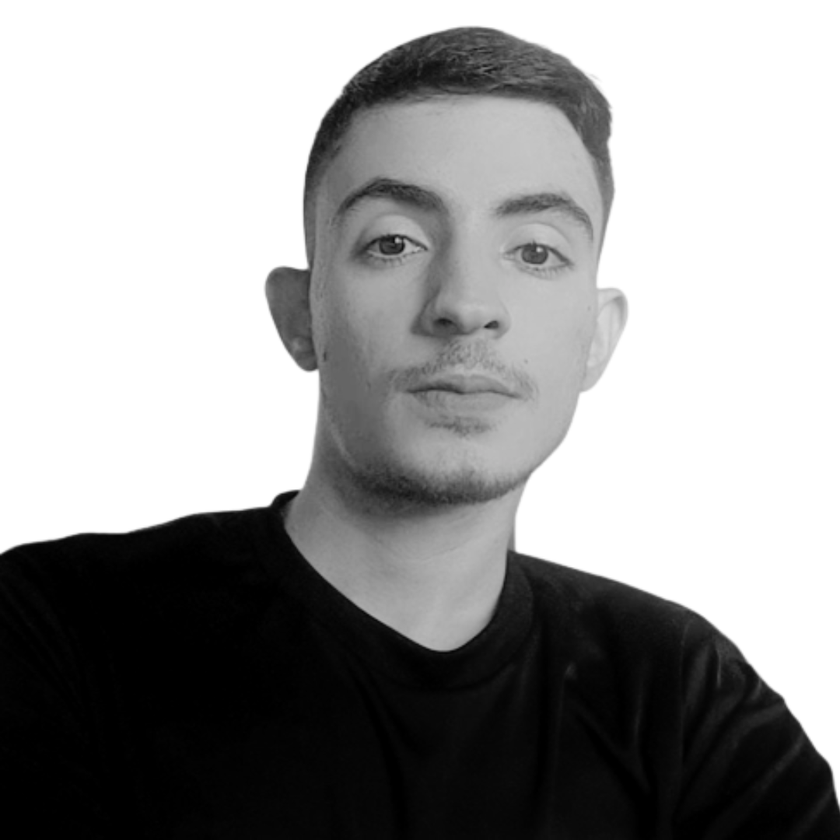
#> input picture Imagens/00_edilson.png, 840 x 840 px, shrunk from 1080 x 1080 before the run
$ jupyter execute 05_filtro_passa_alta_prewitt.ipynb
#> lines starting #> are read from the running program, lines starting #| are printed output that depends on the picture
#### FILTRO PASSA ALTA - PREWITT

[cell 1]
import numpy as np
import cv2

[cell 2]
# Função para aplicação do filtro passa alta prewitt
    # Recebe-se uma imagem
def filtro_passa_alta_prewitt(imagem):

    # largura = total de colunas da matriz de pixels da imagem
    # altura = total de linhas da matriz de pixels da imagem
    altura, largura = imagem.shape
#> altura = 840; largura = 840

    # imagem_filtrada = inicia como uma matriz de 0s do mesmo tamanho que a imagem original
    imagem_filtrada = np.zeros_like(imagem, dtype=np.float32)

    # Máscaras de Prewitt para detecção de bordas nas direções horizontal e vertical
    mascara_x = np.array([[-1, 0, 1],
                          [-1, 0, 1],
                          [-1, 0, 1]])

    mascara_y = np.array([[-1, -1, -1],
                          [0, 0, 0],
                          [1, 1, 1]])

    # Adicionando borda à imagem para evitar efeitos de borda
    imagem = np.pad(imagem, ((1, 1), (1, 1)), mode='constant')
#> imagem: shape (842, 842)

    # Convolução nas direções horizontal e vertical
    # Para cada região de vizinhança, a convolução é realizada separadamente nas direções horizontal e vertical.
    # A convolução em cada direção é realizada multiplicando elemento a elemento a região de vizinhança pela máscara correspondente e somando os resultados.
    # Para cada pixel, o código calcula a magnitude do gradiente combinando as derivadas parciais horizontal e vertical usando o teorema de Pitágoras
    # Isso resulta na magnitude do vetor gradiente para cada pixel, que representa a intensidade da borda naquela posição.
    for i in range(altura):
        for j in range(largura):
            regiao = imagem[i:i+3, j:j+3]
            gradiente_x = np.sum(regiao * mascara_x)
            gradiente_y = np.sum(regiao * mascara_y)
            magnitude = np.sqrt(gradiente_x**2 + gradiente_y**2)
            imagem_filtrada[i, j] = magnitude
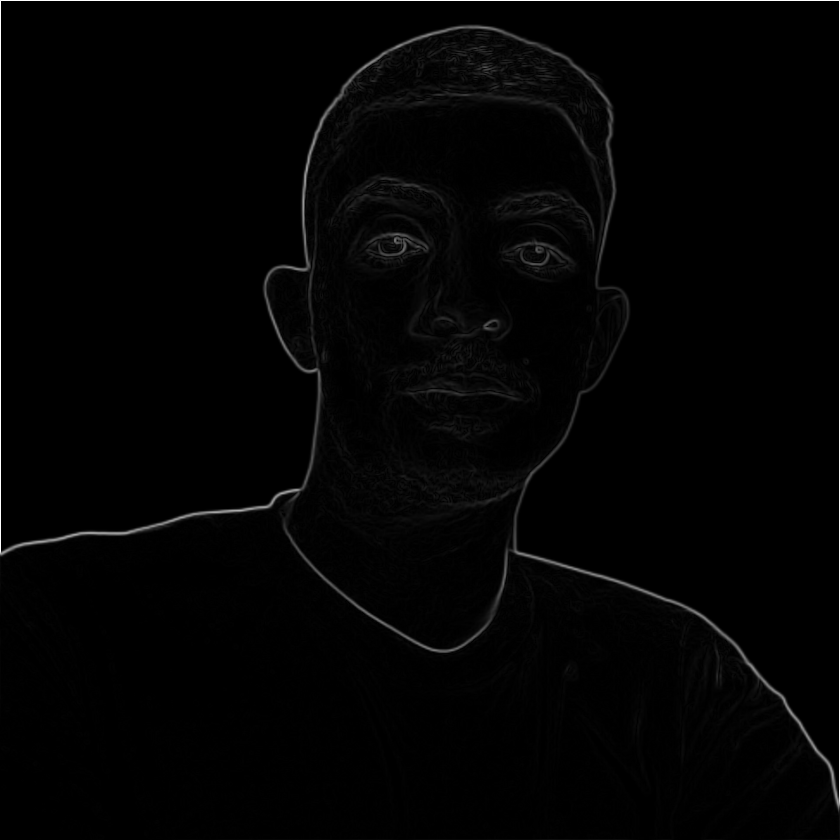
#> imagem_filtrada: shape (840, 840) float32; min 0, max 765, mean 10.9; drawn with min black and max white

    return imagem_filtrada.astype(np.uint8)
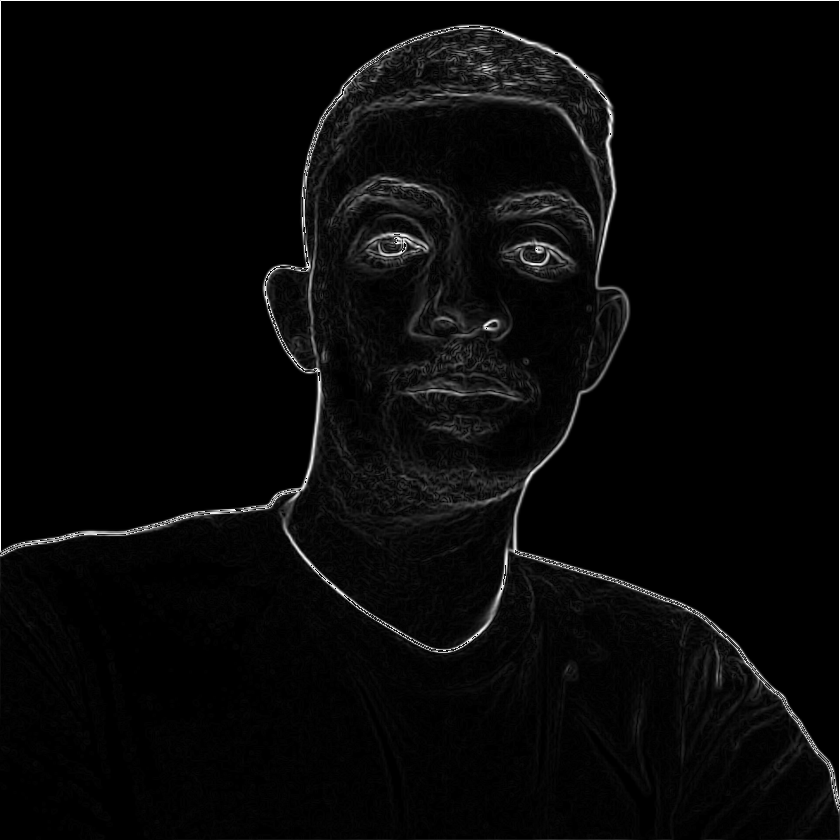
#> returned value: shape (840, 840); min 0, max 255, mean 8.1

[cell 3]
# Carregando a imagem
imagem = cv2.imread('Imagens/00_edilson.png', cv2.IMREAD_GRAYSCALE)

# Aplicando o filtro passa-alta prewitt
imagem_filtrada = filtro_passa_alta_prewitt(imagem)

# Salvando a imagem filtrada em um arquivo
cv2.imwrite('Imagens/05_edilson_prewitt_mascara_3x3.png', imagem_filtrada)

# Mostrando mensagem indicando que a imagem foi salva
print("Imagem filtrada salva na pasta Imagens. Por favor, verifique o arquivo.")

$ run again, with Imagens/01_edilson_media_mascara_15x15.png copied over Imagens/00_edilson.png
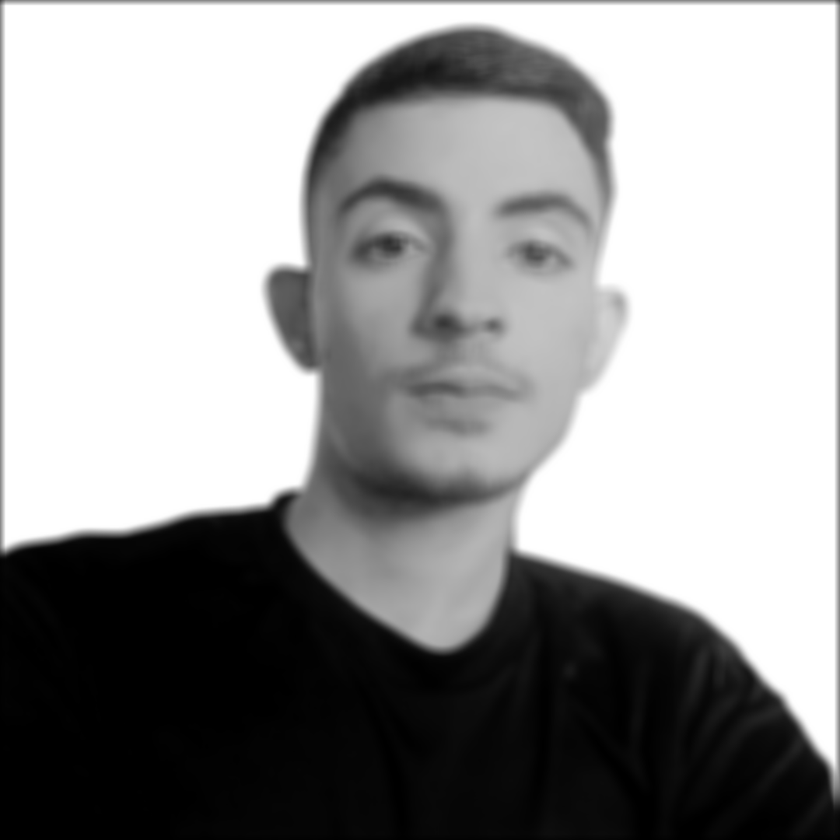
#> input picture Imagens/01_edilson_media_mascara_15x15.png, 840 x 840 px, shrunk from 1080 x 1080 before the run
#> imagem is the input picture: shape (840, 840); min 0, max 255, mean 153.2
#> imagem: shape (842, 842)
#> after the loop in filtro_passa_alta_prewitt, `for i in range(altura):`:
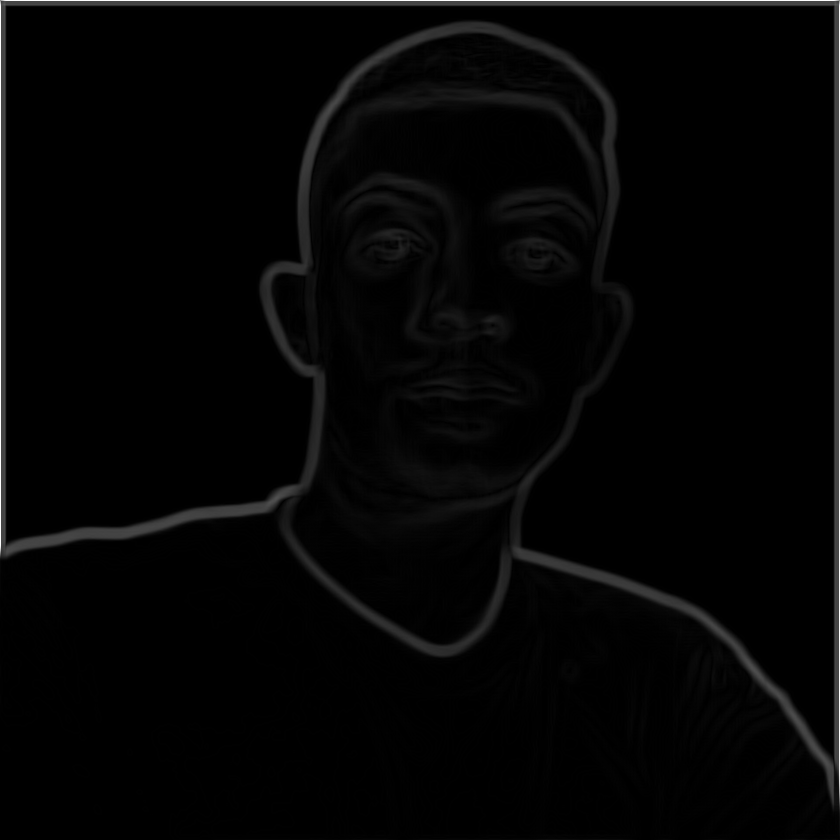
#> imagem_filtrada: shape (840, 840) float32; min 0, max 481, mean 9.5; drawn with min black and max white
#> in filtro_passa_alta_prewitt, `return imagem_filtrada.astype(np.uint8)`:
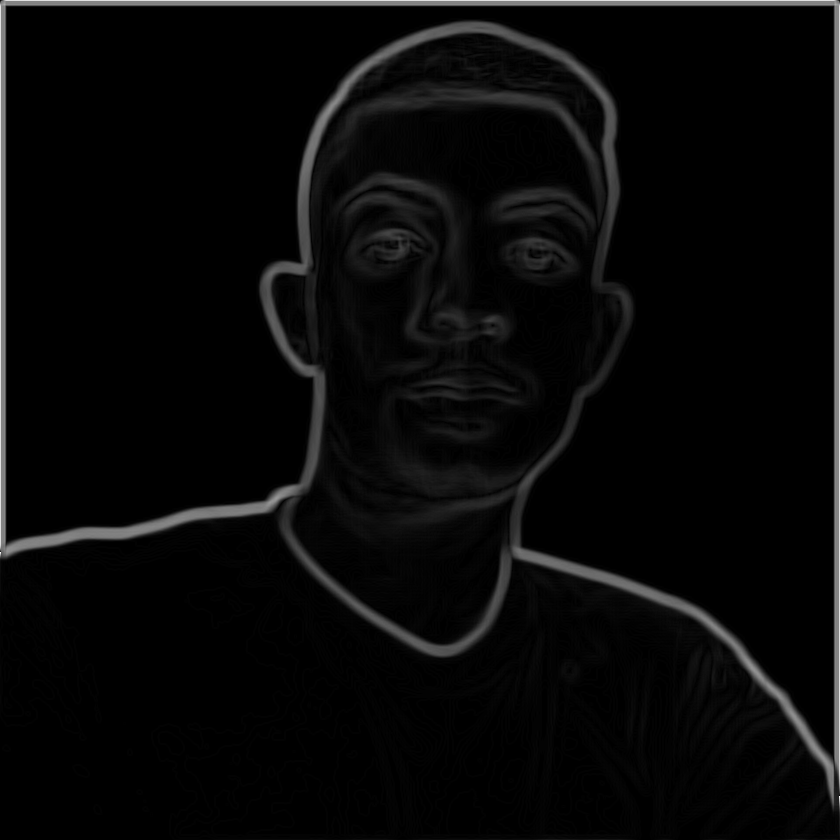
#> returned value: shape (840, 840); min 0, max 255, mean 8.5
